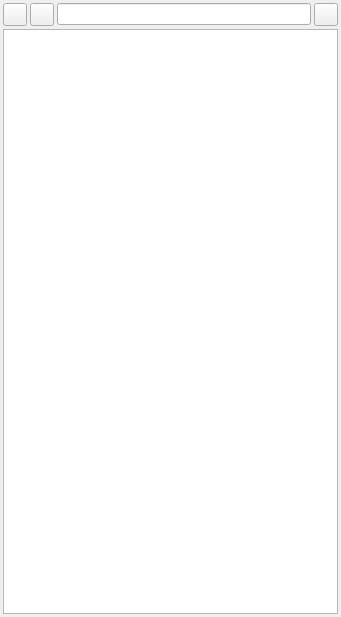
<?xml version="1.0" encoding="UTF-8"?>
<ui version="4.0">
 <class>CDeviceFileForm</class>
 <widget class="QWidget" name="CDeviceFileForm">
  <property name="geometry">
   <rect>
    <x>0</x>
    <y>0</y>
    <width>341</width>
    <height>617</height>
   </rect>
  </property>
  <property name="windowTitle">
   <string>Form</string>
  </property>
  <layout class="QGridLayout" name="gridLayout">
   <property name="leftMargin">
    <number>3</number>
   </property>
   <property name="topMargin">
    <number>3</number>
   </property>
   <property name="rightMargin">
    <number>3</number>
   </property>
   <property name="bottomMargin">
    <number>3</number>
   </property>
   <property name="spacing">
    <number>3</number>
   </property>
   <item row="0" column="0">
    <widget class="QToolButton" name="prevToolButton">
     <property name="text">
      <string/>
     </property>
    </widget>
   </item>
   <item row="0" column="1">
    <widget class="QToolButton" name="nextToolButton">
     <property name="text">
      <string/>
     </property>
    </widget>
   </item>
   <item row="0" column="2">
    <widget class="QLineEdit" name="pathLineEdit">
     <property name="readOnly">
      <bool>true</bool>
     </property>
    </widget>
   </item>
   <item row="0" column="3">
    <widget class="QToolButton" name="refreshToolButton">
     <property name="text">
      <string/>
     </property>
    </widget>
   </item>
   <item row="1" column="0" colspan="4">
    <widget class="CDeviceFileTableWidget" name="fileTableWidget">
     <property name="contextMenuPolicy">
      <enum>Qt::CustomContextMenu</enum>
     </property>
     <property name="acceptDrops">
      <bool>false</bool>
     </property>
     <property name="editTriggers">
      <set>QAbstractItemView::NoEditTriggers</set>
     </property>
     <property name="showDropIndicator" stdset="0">
      <bool>true</bool>
     </property>
     <property name="dragEnabled">
      <bool>true</bool>
     </property>
     <property name="dragDropOverwriteMode">
      <bool>true</bool>
     </property>
     <property name="selectionBehavior">
      <enum>QAbstractItemView::SelectRows</enum>
     </property>
     <attribute name="verticalHeaderVisible">
      <bool>false</bool>
     </attribute>
    </widget>
   </item>
  </layout>
 </widget>
 <customwidgets>
  <customwidget>
   <class>CDeviceFileTableWidget</class>
   <extends>QTableWidget</extends>
   <header>cdevicefileform.h</header>
  </customwidget>
 </customwidgets>
 <resources/>
 <connections/>
</ui>
